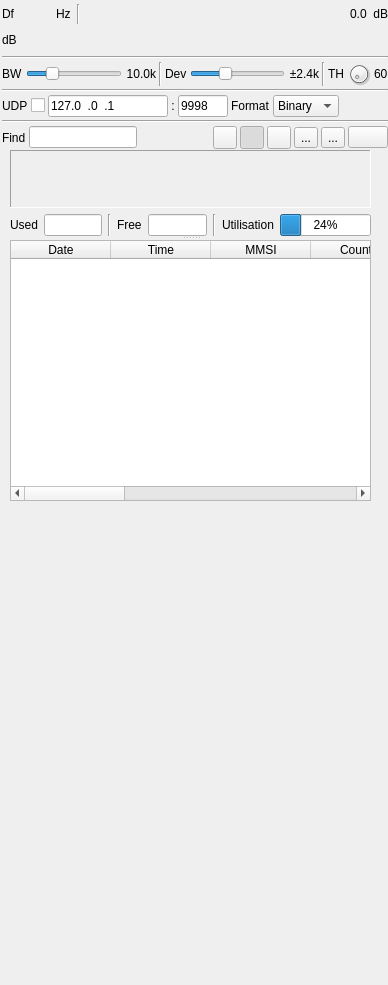
<?xml version="1.0" encoding="UTF-8"?>
<ui version="4.0">
 <class>AISDemodGUI</class>
 <widget class="RollupContents" name="AISDemodGUI">
  <property name="geometry">
   <rect>
    <x>0</x>
    <y>0</y>
    <width>388</width>
    <height>985</height>
   </rect>
  </property>
  <property name="sizePolicy">
   <sizepolicy hsizetype="Expanding" vsizetype="Expanding">
    <horstretch>0</horstretch>
    <verstretch>0</verstretch>
   </sizepolicy>
  </property>
  <property name="minimumSize">
   <size>
    <width>352</width>
    <height>0</height>
   </size>
  </property>
  <property name="font">
   <font>
    <family>Liberation Sans</family>
    <pointsize>9</pointsize>
   </font>
  </property>
  <property name="focusPolicy">
   <enum>Qt::FocusPolicy::StrongFocus</enum>
  </property>
  <property name="windowTitle">
   <string>AIS Demodulator</string>
  </property>
  <widget class="QWidget" name="settingsContainer" native="true">
   <property name="geometry">
    <rect>
     <x>0</x>
     <y>0</y>
     <width>390</width>
     <height>151</height>
    </rect>
   </property>
   <property name="minimumSize">
    <size>
     <width>350</width>
     <height>0</height>
    </size>
   </property>
   <property name="windowTitle">
    <string>Settings</string>
   </property>
   <layout class="QVBoxLayout" name="verticalLayout">
    <property name="spacing">
     <number>3</number>
    </property>
    <property name="leftMargin">
     <number>2</number>
    </property>
    <property name="topMargin">
     <number>2</number>
    </property>
    <property name="rightMargin">
     <number>2</number>
    </property>
    <property name="bottomMargin">
     <number>2</number>
    </property>
    <item>
     <layout class="QHBoxLayout" name="powLayout">
      <property name="topMargin">
       <number>2</number>
      </property>
      <item>
       <widget class="QLabel" name="deltaFrequencyLabel">
        <property name="minimumSize">
         <size>
          <width>16</width>
          <height>0</height>
         </size>
        </property>
        <property name="text">
         <string>Df</string>
        </property>
       </widget>
      </item>
      <item>
       <widget class="ValueDialZ" name="deltaFrequency" native="true">
        <property name="sizePolicy">
         <sizepolicy hsizetype="Maximum" vsizetype="Maximum">
          <horstretch>0</horstretch>
          <verstretch>0</verstretch>
         </sizepolicy>
        </property>
        <property name="minimumSize">
         <size>
          <width>32</width>
          <height>16</height>
         </size>
        </property>
        <property name="font">
         <font>
          <family>Liberation Mono</family>
          <pointsize>12</pointsize>
         </font>
        </property>
        <property name="cursor">
         <cursorShape>PointingHandCursor</cursorShape>
        </property>
        <property name="focusPolicy">
         <enum>Qt::FocusPolicy::StrongFocus</enum>
        </property>
        <property name="toolTip">
         <string>Demod shift frequency from center in Hz</string>
        </property>
       </widget>
      </item>
      <item>
       <widget class="QLabel" name="deltaUnits">
        <property name="text">
         <string>Hz </string>
        </property>
       </widget>
      </item>
      <item>
       <widget class="Line" name="line">
        <property name="orientation">
         <enum>Qt::Orientation::Vertical</enum>
        </property>
       </widget>
      </item>
      <item>
       <spacer name="horizontalSpacer">
        <property name="orientation">
         <enum>Qt::Orientation::Horizontal</enum>
        </property>
        <property name="sizeHint" stdset="0">
         <size>
          <width>40</width>
          <height>20</height>
         </size>
        </property>
       </spacer>
      </item>
      <item>
       <layout class="QHBoxLayout" name="channelPowerLayout">
        <item>
         <widget class="QLabel" name="channelPower">
          <property name="toolTip">
           <string>Channel power</string>
          </property>
          <property name="layoutDirection">
           <enum>Qt::LayoutDirection::RightToLeft</enum>
          </property>
          <property name="text">
           <string>0.0</string>
          </property>
         </widget>
        </item>
        <item>
         <widget class="QLabel" name="channelPowerUnits">
          <property name="text">
           <string> dB</string>
          </property>
         </widget>
        </item>
       </layout>
      </item>
     </layout>
    </item>
    <item>
     <layout class="QHBoxLayout" name="powerLayout">
      <item>
       <widget class="QLabel" name="channelPowerMeterUnits">
        <property name="text">
         <string>dB</string>
        </property>
       </widget>
      </item>
      <item>
       <widget class="LevelMeterSignalDB" name="channelPowerMeter" native="true">
        <property name="sizePolicy">
         <sizepolicy hsizetype="Expanding" vsizetype="MinimumExpanding">
          <horstretch>0</horstretch>
          <verstretch>0</verstretch>
         </sizepolicy>
        </property>
        <property name="minimumSize">
         <size>
          <width>0</width>
          <height>24</height>
         </size>
        </property>
        <property name="font">
         <font>
          <family>Liberation Mono</family>
          <pointsize>8</pointsize>
         </font>
        </property>
        <property name="toolTip">
         <string>Level meter (dB) top trace: average, bottom trace: instantaneous peak, tip: peak hold</string>
        </property>
       </widget>
      </item>
     </layout>
    </item>
    <item>
     <widget class="Line" name="line_5">
      <property name="orientation">
       <enum>Qt::Orientation::Horizontal</enum>
      </property>
     </widget>
    </item>
    <item>
     <layout class="QHBoxLayout" name="phySettingsLayout">
      <item>
       <widget class="QLabel" name="rfBWLabel">
        <property name="text">
         <string>BW</string>
        </property>
       </widget>
      </item>
      <item>
       <widget class="QSlider" name="rfBW">
        <property name="sizePolicy">
         <sizepolicy hsizetype="Expanding" vsizetype="Minimum">
          <horstretch>0</horstretch>
          <verstretch>0</verstretch>
         </sizepolicy>
        </property>
        <property name="minimumSize">
         <size>
          <width>0</width>
          <height>0</height>
         </size>
        </property>
        <property name="toolTip">
         <string>RF bandwidth</string>
        </property>
        <property name="minimum">
         <number>10</number>
        </property>
        <property name="maximum">
         <number>400</number>
        </property>
        <property name="pageStep">
         <number>1</number>
        </property>
        <property name="value">
         <number>100</number>
        </property>
        <property name="orientation">
         <enum>Qt::Orientation::Horizontal</enum>
        </property>
       </widget>
      </item>
      <item>
       <widget class="QLabel" name="rfBWText">
        <property name="minimumSize">
         <size>
          <width>30</width>
          <height>0</height>
         </size>
        </property>
        <property name="text">
         <string>10.0k</string>
        </property>
        <property name="alignment">
         <set>Qt::AlignmentFlag::AlignRight|Qt::AlignmentFlag::AlignTrailing|Qt::AlignmentFlag::AlignVCenter</set>
        </property>
       </widget>
      </item>
      <item>
       <widget class="Line" name="line_2">
        <property name="orientation">
         <enum>Qt::Orientation::Vertical</enum>
        </property>
       </widget>
      </item>
      <item>
       <widget class="QLabel" name="fmDevLabel">
        <property name="text">
         <string>Dev</string>
        </property>
       </widget>
      </item>
      <item>
       <widget class="QSlider" name="fmDev">
        <property name="sizePolicy">
         <sizepolicy hsizetype="Expanding" vsizetype="Minimum">
          <horstretch>0</horstretch>
          <verstretch>0</verstretch>
         </sizepolicy>
        </property>
        <property name="minimumSize">
         <size>
          <width>0</width>
          <height>0</height>
         </size>
        </property>
        <property name="toolTip">
         <string>Peak frequency deviation</string>
        </property>
        <property name="minimum">
         <number>10</number>
        </property>
        <property name="maximum">
         <number>50</number>
        </property>
        <property name="pageStep">
         <number>1</number>
        </property>
        <property name="value">
         <number>24</number>
        </property>
        <property name="orientation">
         <enum>Qt::Orientation::Horizontal</enum>
        </property>
       </widget>
      </item>
      <item>
       <widget class="QLabel" name="fmDevText">
        <property name="minimumSize">
         <size>
          <width>30</width>
          <height>0</height>
         </size>
        </property>
        <property name="text">
         <string>±2.4k</string>
        </property>
        <property name="alignment">
         <set>Qt::AlignmentFlag::AlignRight|Qt::AlignmentFlag::AlignTrailing|Qt::AlignmentFlag::AlignVCenter</set>
        </property>
       </widget>
      </item>
      <item>
       <widget class="Line" name="line_7">
        <property name="orientation">
         <enum>Qt::Orientation::Vertical</enum>
        </property>
       </widget>
      </item>
      <item>
       <widget class="QLabel" name="thresholdLabel">
        <property name="text">
         <string>TH</string>
        </property>
       </widget>
      </item>
      <item>
       <widget class="QDial" name="threshold">
        <property name="maximumSize">
         <size>
          <width>24</width>
          <height>24</height>
         </size>
        </property>
        <property name="toolTip">
         <string>Correlation threshold</string>
        </property>
        <property name="minimum">
         <number>0</number>
        </property>
        <property name="maximum">
         <number>60</number>
        </property>
        <property name="singleStep">
         <number>1</number>
        </property>
        <property name="pageStep">
         <number>5</number>
        </property>
        <property name="value">
         <number>0</number>
        </property>
       </widget>
      </item>
      <item>
       <widget class="QLabel" name="thresholdText">
        <property name="text">
         <string>60</string>
        </property>
       </widget>
      </item>
     </layout>
    </item>
    <item>
     <widget class="Line" name="line_6">
      <property name="orientation">
       <enum>Qt::Orientation::Horizontal</enum>
      </property>
     </widget>
    </item>
    <item>
     <layout class="QHBoxLayout" name="udpLayout">
      <item>
       <widget class="QLabel" name="udpEnabledLabel">
        <property name="text">
         <string>UDP</string>
        </property>
       </widget>
      </item>
      <item>
       <widget class="QCheckBox" name="udpEnabled">
        <property name="toolTip">
         <string>Send packets via UDP</string>
        </property>
        <property name="layoutDirection">
         <enum>Qt::LayoutDirection::RightToLeft</enum>
        </property>
        <property name="text">
         <string/>
        </property>
       </widget>
      </item>
      <item>
       <widget class="QLineEdit" name="udpAddress">
        <property name="minimumSize">
         <size>
          <width>120</width>
          <height>0</height>
         </size>
        </property>
        <property name="focusPolicy">
         <enum>Qt::FocusPolicy::ClickFocus</enum>
        </property>
        <property name="toolTip">
         <string>Destination UDP address</string>
        </property>
        <property name="inputMask">
         <string>000.000.000.000</string>
        </property>
        <property name="text">
         <string>127.0.0.1</string>
        </property>
       </widget>
      </item>
      <item>
       <widget class="QLabel" name="udpSeparator">
        <property name="text">
         <string>:</string>
        </property>
        <property name="alignment">
         <set>Qt::AlignmentFlag::AlignCenter</set>
        </property>
       </widget>
      </item>
      <item>
       <widget class="QLineEdit" name="udpPort">
        <property name="minimumSize">
         <size>
          <width>50</width>
          <height>0</height>
         </size>
        </property>
        <property name="maximumSize">
         <size>
          <width>50</width>
          <height>16777215</height>
         </size>
        </property>
        <property name="focusPolicy">
         <enum>Qt::FocusPolicy::ClickFocus</enum>
        </property>
        <property name="toolTip">
         <string>Destination UDP port</string>
        </property>
        <property name="inputMask">
         <string>00000</string>
        </property>
        <property name="text">
         <string>9998</string>
        </property>
       </widget>
      </item>
      <item>
       <widget class="QLabel" name="udpFormatLabel">
        <property name="text">
         <string>Format</string>
        </property>
       </widget>
      </item>
      <item>
       <widget class="QComboBox" name="udpFormat">
        <property name="minimumSize">
         <size>
          <width>66</width>
          <height>0</height>
         </size>
        </property>
        <property name="toolTip">
         <string>Format used to forward received AIS messages</string>
        </property>
        <item>
         <property name="text">
          <string>Binary</string>
         </property>
        </item>
        <item>
         <property name="text">
          <string>NMEA</string>
         </property>
        </item>
       </widget>
      </item>
      <item>
       <spacer name="horizontalSpacer_4">
        <property name="orientation">
         <enum>Qt::Orientation::Horizontal</enum>
        </property>
        <property name="sizeHint" stdset="0">
         <size>
          <width>40</width>
          <height>20</height>
         </size>
        </property>
       </spacer>
      </item>
     </layout>
    </item>
    <item>
     <widget class="Line" name="line_3">
      <property name="orientation">
       <enum>Qt::Orientation::Horizontal</enum>
      </property>
     </widget>
    </item>
    <item>
     <layout class="QHBoxLayout" name="filterLayout">
      <item>
       <widget class="QLabel" name="filterMMSILabel">
        <property name="text">
         <string>Find</string>
        </property>
       </widget>
      </item>
      <item>
       <widget class="QLineEdit" name="filterMMSI">
        <property name="toolTip">
         <string>Display only messages where the MMSI matches the specified regular expression</string>
        </property>
       </widget>
      </item>
      <item>
       <spacer name="horizontalSpacer_3">
        <property name="orientation">
         <enum>Qt::Orientation::Horizontal</enum>
        </property>
        <property name="sizeHint" stdset="0">
         <size>
          <width>40</width>
          <height>20</height>
         </size>
        </property>
       </spacer>
      </item>
      <item>
       <widget class="ButtonSwitch" name="useFileTime">
        <property name="maximumSize">
         <size>
          <width>24</width>
          <height>16777215</height>
         </size>
        </property>
        <property name="toolTip">
         <string>Check to use date and time from input file. Uncheck to use date and time from clock.</string>
        </property>
        <property name="text">
         <string/>
        </property>
        <property name="icon">
         <iconset resource="../../../sdrgui/resources/res.qrc">
          <normaloff>:/clockcurrent.png</normaloff>
          <normalon>:/clockfile.png</normalon>:/clockcurrent.png</iconset>
        </property>
       </widget>
      </item>
      <item>
       <widget class="ButtonSwitch" name="showSlotMap">
        <property name="maximumSize">
         <size>
          <width>24</width>
          <height>16777215</height>
         </size>
        </property>
        <property name="toolTip">
         <string>Show/hide slot map</string>
        </property>
        <property name="text">
         <string/>
        </property>
        <property name="icon">
         <iconset resource="../../../sdrgui/resources/res.qrc">
          <normaloff>:/constellation.png</normaloff>:/constellation.png</iconset>
        </property>
        <property name="checkable">
         <bool>true</bool>
        </property>
        <property name="checked">
         <bool>true</bool>
        </property>
       </widget>
      </item>
      <item>
       <widget class="ButtonSwitch" name="logEnable">
        <property name="maximumSize">
         <size>
          <width>24</width>
          <height>16777215</height>
         </size>
        </property>
        <property name="toolTip">
         <string>Start/stop logging of received messages to .csv file</string>
        </property>
        <property name="text">
         <string/>
        </property>
        <property name="icon">
         <iconset resource="../../../sdrgui/resources/res.qrc">
          <normaloff>:/record_off.png</normaloff>:/record_off.png</iconset>
        </property>
       </widget>
      </item>
      <item>
       <widget class="QToolButton" name="logFilename">
        <property name="toolTip">
         <string>Set log .csv filename</string>
        </property>
        <property name="text">
         <string>...</string>
        </property>
        <property name="icon">
         <iconset resource="../../../sdrgui/resources/res.qrc">
          <normaloff>:/save.png</normaloff>:/save.png</iconset>
        </property>
        <property name="checkable">
         <bool>false</bool>
        </property>
       </widget>
      </item>
      <item>
       <widget class="QToolButton" name="logOpen">
        <property name="toolTip">
         <string>Read data from .csv log file</string>
        </property>
        <property name="text">
         <string>...</string>
        </property>
        <property name="icon">
         <iconset resource="../../../sdrgui/resources/res.qrc">
          <normaloff>:/load.png</normaloff>:/load.png</iconset>
        </property>
        <property name="checkable">
         <bool>false</bool>
        </property>
       </widget>
      </item>
      <item>
       <widget class="QPushButton" name="clearTable">
        <property name="toolTip">
         <string>Clear messages from table</string>
        </property>
        <property name="text">
         <string/>
        </property>
        <property name="icon">
         <iconset resource="../../../sdrgui/resources/res.qrc">
          <normaloff>:/bin.png</normaloff>:/bin.png</iconset>
        </property>
       </widget>
      </item>
     </layout>
    </item>
   </layout>
  </widget>
  <widget class="QWidget" name="messageContainer" native="true">
   <property name="geometry">
    <rect>
     <x>10</x>
     <y>150</y>
     <width>361</width>
     <height>351</height>
    </rect>
   </property>
   <property name="sizePolicy">
    <sizepolicy hsizetype="Expanding" vsizetype="Expanding">
     <horstretch>0</horstretch>
     <verstretch>0</verstretch>
    </sizepolicy>
   </property>
   <property name="windowTitle">
    <string>Received Messages</string>
   </property>
   <layout class="QHBoxLayout" name="horizontalLayout">
    <property name="leftMargin">
     <number>0</number>
    </property>
    <property name="topMargin">
     <number>0</number>
    </property>
    <property name="rightMargin">
     <number>0</number>
    </property>
    <property name="bottomMargin">
     <number>0</number>
    </property>
    <item>
     <widget class="QSplitter" name="splitter">
      <property name="orientation">
       <enum>Qt::Orientation::Vertical</enum>
      </property>
      <widget class="QWidget" name="slotMapWidget" native="true">
       <property name="sizePolicy">
        <sizepolicy hsizetype="Expanding" vsizetype="Expanding">
         <horstretch>0</horstretch>
         <verstretch>0</verstretch>
        </sizepolicy>
       </property>
       <layout class="QVBoxLayout" name="slotMapLayout">
        <property name="leftMargin">
         <number>0</number>
        </property>
        <property name="topMargin">
         <number>0</number>
        </property>
        <property name="rightMargin">
         <number>0</number>
        </property>
        <property name="bottomMargin">
         <number>0</number>
        </property>
        <item>
         <widget class="QLabel" name="slotMap">
          <property name="sizePolicy">
           <sizepolicy hsizetype="Expanding" vsizetype="Expanding">
            <horstretch>0</horstretch>
            <verstretch>0</verstretch>
           </sizepolicy>
          </property>
          <property name="minimumSize">
           <size>
            <width>64</width>
            <height>35</height>
           </size>
          </property>
          <property name="toolTip">
           <string>Slot map</string>
          </property>
          <property name="frameShape">
           <enum>QFrame::Shape::Panel</enum>
          </property>
          <property name="frameShadow">
           <enum>QFrame::Shadow::Sunken</enum>
          </property>
          <property name="text">
           <string/>
          </property>
          <property name="scaledContents">
           <bool>true</bool>
          </property>
          <property name="alignment">
           <set>Qt::AlignmentFlag::AlignCenter</set>
          </property>
         </widget>
        </item>
        <item>
         <layout class="QHBoxLayout" name="slotStatsLayout">
          <item>
           <widget class="QLabel" name="slotsUsedLabel">
            <property name="text">
             <string>Used</string>
            </property>
           </widget>
          </item>
          <item>
           <widget class="QLineEdit" name="slotsUsed">
            <property name="toolTip">
             <string>Number of used slots in previous frame</string>
            </property>
            <property name="readOnly">
             <bool>true</bool>
            </property>
           </widget>
          </item>
          <item>
           <widget class="Line" name="line_4">
            <property name="orientation">
             <enum>Qt::Orientation::Vertical</enum>
            </property>
           </widget>
          </item>
          <item>
           <widget class="QLabel" name="slotsFreeLabel">
            <property name="text">
             <string>Free</string>
            </property>
           </widget>
          </item>
          <item>
           <widget class="QLineEdit" name="slotsFree">
            <property name="toolTip">
             <string>Number of free slots in previous frame</string>
            </property>
            <property name="readOnly">
             <bool>true</bool>
            </property>
           </widget>
          </item>
          <item>
           <widget class="Line" name="line_8">
            <property name="orientation">
             <enum>Qt::Orientation::Vertical</enum>
            </property>
           </widget>
          </item>
          <item>
           <widget class="QLabel" name="slotUtilizationLabel">
            <property name="text">
             <string>Utilisation</string>
            </property>
           </widget>
          </item>
          <item>
           <widget class="QProgressBar" name="slotUtilization">
            <property name="toolTip">
             <string>Slot utilisation in % for previous frame</string>
            </property>
            <property name="value">
             <number>24</number>
            </property>
           </widget>
          </item>
         </layout>
        </item>
       </layout>
      </widget>
      <widget class="QTableWidget" name="messages">
       <property name="toolTip">
        <string>Received packets</string>
       </property>
       <property name="editTriggers">
        <set>QAbstractItemView::EditTrigger::NoEditTriggers</set>
       </property>
       <column>
        <property name="text">
         <string>Date</string>
        </property>
        <property name="toolTip">
         <string>Date message was received</string>
        </property>
       </column>
       <column>
        <property name="text">
         <string>Time</string>
        </property>
        <property name="toolTip">
         <string>Time message was received</string>
        </property>
       </column>
       <column>
        <property name="text">
         <string>MMSI</string>
        </property>
        <property name="toolTip">
         <string>Maritime Mobile Service Identity</string>
        </property>
       </column>
       <column>
        <property name="text">
         <string>Country</string>
        </property>
        <property name="toolTip">
         <string>Country with jurisdiction over station/vessel</string>
        </property>
       </column>
       <column>
        <property name="text">
         <string>Type</string>
        </property>
        <property name="toolTip">
         <string>Message type</string>
        </property>
       </column>
       <column>
        <property name="text">
         <string>Id</string>
        </property>
        <property name="toolTip">
         <string>Message type identifier</string>
        </property>
       </column>
       <column>
        <property name="text">
         <string>Data</string>
        </property>
        <property name="toolTip">
         <string>Decoded message data</string>
        </property>
       </column>
       <column>
        <property name="text">
         <string>NMEA</string>
        </property>
        <property name="toolTip">
         <string>Message data in NMEA format</string>
        </property>
       </column>
       <column>
        <property name="text">
         <string>Hex</string>
        </property>
        <property name="toolTip">
         <string>Message data as hex</string>
        </property>
       </column>
       <column>
        <property name="text">
         <string>Slot</string>
        </property>
        <property name="toolTip">
         <string>Time slot</string>
        </property>
       </column>
      </widget>
     </widget>
    </item>
   </layout>
  </widget>
  <widget class="QWidget" name="scopeContainer" native="true">
   <property name="geometry">
    <rect>
     <x>20</x>
     <y>510</y>
     <width>716</width>
     <height>341</height>
    </rect>
   </property>
   <property name="minimumSize">
    <size>
     <width>714</width>
     <height>0</height>
    </size>
   </property>
   <property name="windowTitle">
    <string>Waveforms</string>
   </property>
   <layout class="QVBoxLayout" name="transmittedLayout_2">
    <property name="spacing">
     <number>2</number>
    </property>
    <property name="leftMargin">
     <number>3</number>
    </property>
    <property name="topMargin">
     <number>3</number>
    </property>
    <property name="rightMargin">
     <number>3</number>
    </property>
    <property name="bottomMargin">
     <number>3</number>
    </property>
    <item>
     <widget class="GLScope" name="glScope" native="true">
      <property name="minimumSize">
       <size>
        <width>200</width>
        <height>250</height>
       </size>
      </property>
      <property name="font">
       <font>
        <family>Liberation Mono</family>
        <pointsize>8</pointsize>
       </font>
      </property>
     </widget>
    </item>
    <item>
     <widget class="GLScopeGUI" name="scopeGUI" native="true"/>
    </item>
   </layout>
  </widget>
 </widget>
 <customwidgets>
  <customwidget>
   <class>ButtonSwitch</class>
   <extends>QToolButton</extends>
   <header>gui/buttonswitch.h</header>
  </customwidget>
  <customwidget>
   <class>ValueDialZ</class>
   <extends>QWidget</extends>
   <header>gui/valuedialz.h</header>
   <container>1</container>
  </customwidget>
  <customwidget>
   <class>RollupContents</class>
   <extends>QWidget</extends>
   <header>gui/rollupcontents.h</header>
   <container>1</container>
  </customwidget>
  <customwidget>
   <class>LevelMeterSignalDB</class>
   <extends>QWidget</extends>
   <header>gui/levelmeter.h</header>
   <container>1</container>
  </customwidget>
  <customwidget>
   <class>GLScope</class>
   <extends>QWidget</extends>
   <header>gui/glscope.h</header>
   <container>1</container>
  </customwidget>
  <customwidget>
   <class>GLScopeGUI</class>
   <extends>QWidget</extends>
   <header>gui/glscopegui.h</header>
   <container>1</container>
  </customwidget>
 </customwidgets>
 <resources>
  <include location="../../../sdrgui/resources/res.qrc"/>
  <include location="../demodadsb/adsbdemodicons.qrc"/>
 </resources>
 <connections/>
</ui>
